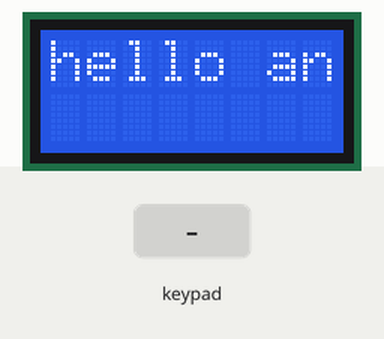
Recording of a sketch running on a simulated Arduino Uno, built with avr-gcc and run on an emulated ATmega328P. Parts: 8×2 character LCD. The inputs (shaded band) are chosen by the test bench.

Above: at 0.1 s.
3.3 s: keypad keys 6 5 4 3 # pressed 0.4 s apart
At 5.3 s:
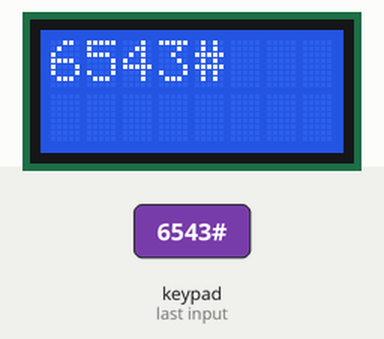
6.8 s: key 'A' pressed
At 8.0 s:
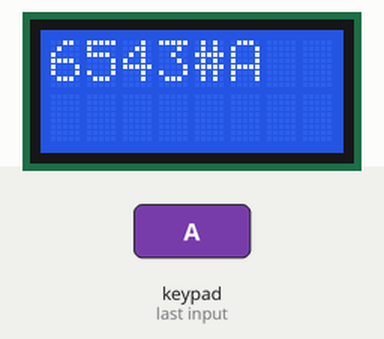
8.3 s: key 'B' pressed
At 9.1 s:
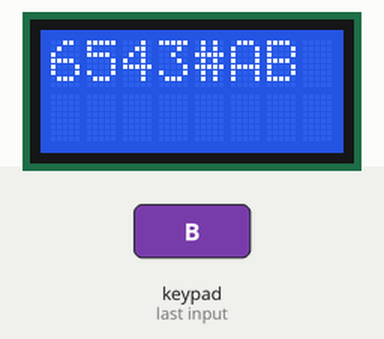
9.8 s: keypad keys 2 0 1 1 3 * pressed 0.4 s apart
At 12.8 s:
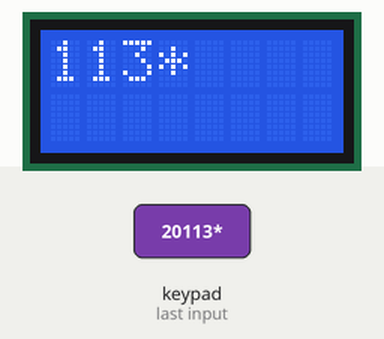
13.7 s: key 'C' pressed
At 14.2 s:
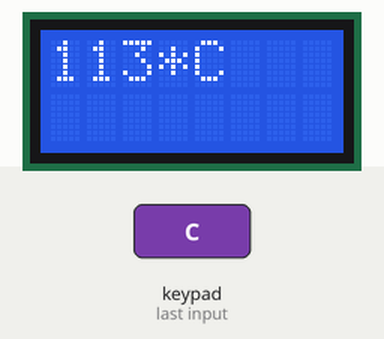
15.2 s: keypad keys 2 0 1 1 3 A pressed 0.4 s apart
At 18.3 s:
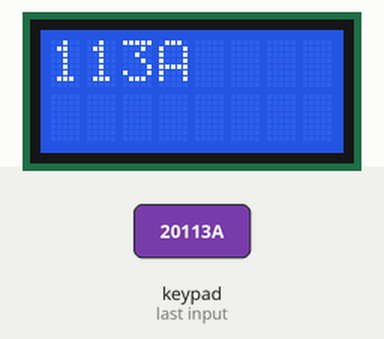
Timing chart, 0 to 19.8 s (numbered marks = the images above; inputs shaded):
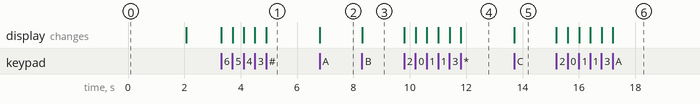

Measured:
- after the input at 3.3 s, the display: first changes at once (image 1 shows a later state)
- after the input at 6.8 s, the display: changes at once (image 2)
- after the input at 8.3 s, the display: changes at once (image 3)
- after the input at 9.8 s, the display: first changes at once (image 4 shows a later state)
- after the input at 13.7 s, the display: changes at once (image 5)
- after the input at 15.2 s, the display: first changes at once (image 6 shows a later state)

The sketch:

keypad.ino
```cpp
#include <LiquidCrystal.h>
#include <Keypad.h>

const byte rows = 4;
const byte cols = 4;
char hexaKeys[rows] [cols] =
{
  {'1','2','3','A'},
  {'4','5','6','B'},
  {'7','8','9','C'},
  {'*','0','#','D'},
};

 byte rowPins[rows] = {6, 5, 4, 3};
byte colPins[cols] = {2, 0, 1, 13};
Keypad custompad = Keypad(makeKeymap(hexaKeys), rowPins, colPins, 4, 4);
const int RS = 12, E = 11, D4 = 10, D5 = 9, D6 = 8, D7 = 7;
LiquidCrystal lcd(RS, E, D4, D5, D6, D7);


void setup() {
  // put your setup code here, to run once:
 lcd.begin(8,2);
 lcd.print("hello ankith");
 delay(2000);
 lcd.clear();
}

void loop() {
  char customKey = custompad.getKey();

  if (customKey != NO_KEY) {     // Only act when a key is pressed
    if (customKey == '0') {      // If the pressed key is '0'
      lcd.clear();
    } else {
      lcd.print(customKey);
    }
  }
}
```
